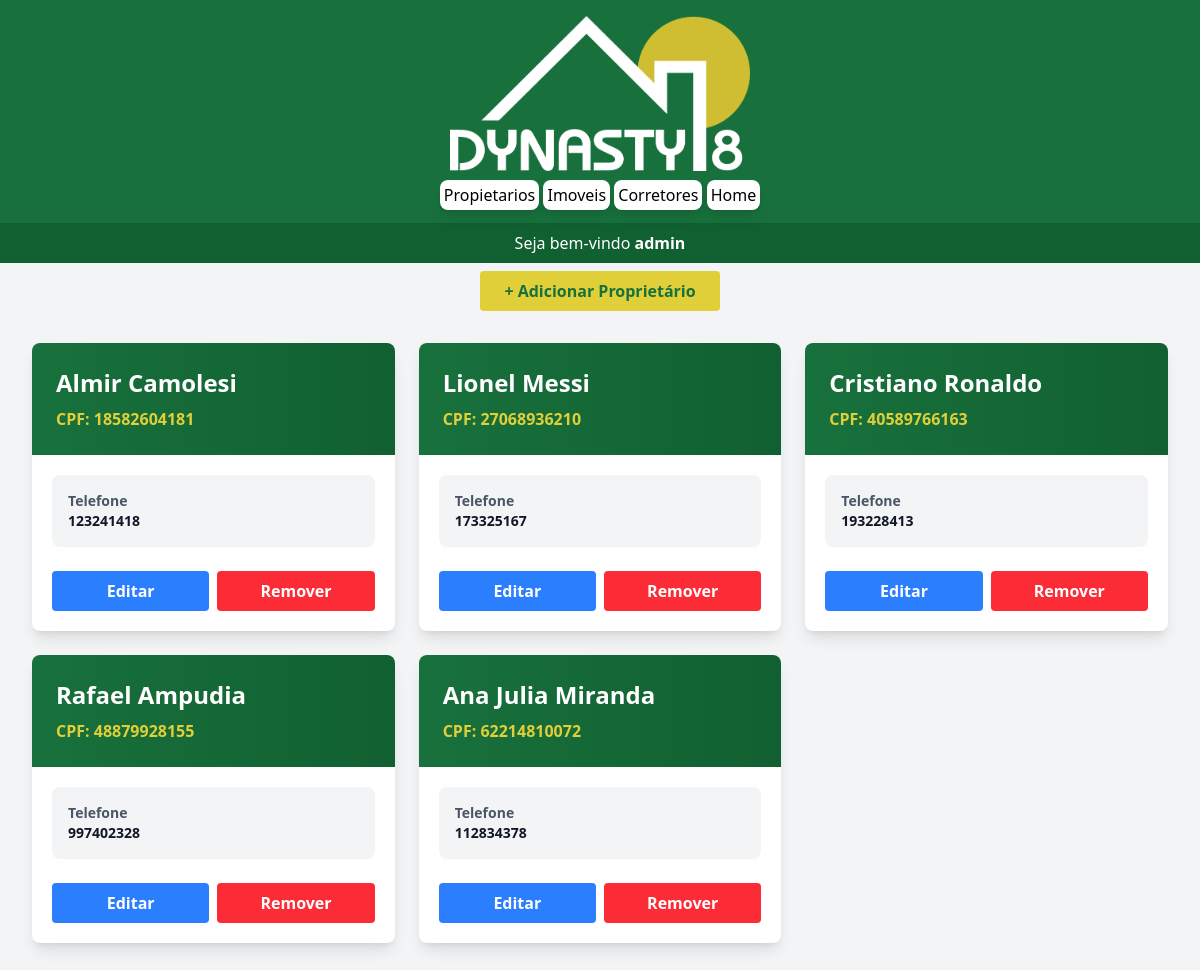
Page /VIEW/Propietario/see.php (signed in) on the committed database.
### tables this page shows
CREATE TABLE `propietario` (
  `cpf` varchar(11) NOT NULL,
  `nome` varchar(255) NOT NULL,
  `telefone` int(9) NOT NULL
);

### DAL/Propietario.php (called while the page is built, shortened)
<?php
include_once __DIR__ . "/Connection.php";
include_once __DIR__ . "/../MODEL/Propietario.php";
class Propietario
{
  public function Select()
  {
    $sql = "SELECT * FROM propietario";
    $con = Connection::Connect();
    $data = $con->query($sql);
    foreach ($data as $line) {
      $propietario = new \MODEL\Propietario();
      $propietario->setCpf($line["cpf"]);
      $propietario->setNome($line["nome"]);
      $propietario->setTelefone($line["telefone"]);
      $seePropietario[] = $propietario;
    }
    return $seePropietario;
  }
}
?>

### DAL/Connection.php (called while the page is built, shortened)
<?php
class Connection
{
  private static $dbName = "los_santos";
  private static $dbHost = "localhost";
  private static $dbUser = "root";
  private static $dbPassword = "poo";
  private static $cont = null;
  public static function Connect()
  {
    if (self::$cont == null) {
      try {
        self::$cont = new PDO(
          "mysql:host=" . self::$dbHost . ";dbname=" . self::$dbName,
          self::$dbUser,
          self::$dbPassword,
        );
      } catch (\PDOException $err) {
        die($err->getMessage());
      }
    }
    return self::$cont;
  }
  public static function Disconnect()
  {
    self::$cont = null;
    return self::$cont;
  }
}

### MODEL/Propietario.php (called while the page is built, shortened)
<?php
class Propietario
{
  private ?string $cpf;
  private ?string $nome;
  private ?int $telefone;
  public function getCpf()
  {
    return $this->cpf;
  }
  public function getNome()
  {
    return $this->nome;
  }
  public function getTelefone()
  {
    return $this->telefone;
  }
  public function setCpf(string $cpf)
  {
    $this->cpf = $cpf;
  }
  public function setNome(string $nome)
  {
    if ($nome == "") {
      echo "NOME INVÁLIDO!";
    } else {
      $this->nome = $nome;
    }
  }
  public function setTelefone(int $telefone)
  {
    $this->telefone = $telefone;
  }
}
?>

### VIEW/Propietario/see.php (the view, shortened to what this page needs)
<?php
include_once __DIR__ . "/../../DAL/Propietario.php";
include_once __DIR__ . "/../../MODEL/Propietario.php";
include_once __DIR__ . "/../menu.php";
$dalPropietario = new DAL\Propietario();
$seePropietario = $dalPropietario->Select();
?>
<!DOCTYPE html>
<html lang="pt-br">
<head>
    <script src="https://cdn.jsdelivr.net/npm/@tailwindcss/browser@4"></script>
</head>
<body class="bg-gray-900">
        <div class="flex justify-center items-center mt-2">
          <a href="./insert.php" class="bg-[#E0CF38]  text-[#18713C] px-6 py-2 rounded font-bold hover:bg-[#18713C] hover:text-[#E0CF38] transition-all duration-300">
              + Adicionar Proprietário
          </a>
        </div>
    <section class="max-w-7xl mx-auto p-8">
        <div class="grid grid-cols-1 md:grid-cols-2 lg:grid-cols-3 gap-6">
            <?php foreach ($seePropietario as $propietario) { ?>
            <div class="bg-white rounded-lg shadow-lg overflow-hidden hover:shadow-2xl transition-shadow duration-300">
                <div class="bg-gradient-to-r from-[#18713C] to-[#116031] p-6 text-white">
                    <h3 class="text-2xl font-bold mb-2"><?= $propietario->getNome() ?></h3>
                    <p class="text-[#E0CF38] font-semibold">CPF: <?= $propietario->getCpf() ?></p>
                </div>
                <div class="p-5">
                    <div class="bg-gray-100 p-4 rounded-lg space-y-3 text-sm mb-6">
                        <div class="flex items-center gap-3">
                            <div>
                                <p class="text-gray-600 font-semibold">Telefone</p>
                                <p class="text-gray-900 font-bold"><?= $propietario->getTelefone() ?></p>
                            </div>
                        </div>
                    </div>
                    <div class="flex gap-2">
                        <a href="./update.php?cpf=<?= $propietario->getCpf() ?>" class="flex-1 bg-blue-500 text-white py-2 rounded font-bold hover:bg-blue-600 transition text-center">
                            Editar
                        </a>
                        <button onclick="deletePropietario('<?= $propietario->getCpf() ?>')" class="flex-1 bg-red-500 text-white py-2 rounded font-bold hover:bg-red-600 transition">
                            Remover
                        </button>
                    </div>
                </div>
            </div>
            <?php } ?>
        </div>
    </section>
</body>
</html>

### rows in the picture
propietario: nome "Almir Camolesi", cpf "18582604181", telefone "123241418"
propietario: nome "Lionel Messi", cpf "27068936210", telefone "173325167"
propietario: nome "Cristiano Ronaldo", cpf "40589766163", telefone "193228413"
propietario: nome "Rafael Ampudia", cpf "48879928155", telefone "997402328"
propietario: nome "Ana Julia Miranda", cpf "62214810072", telefone "112834378"
